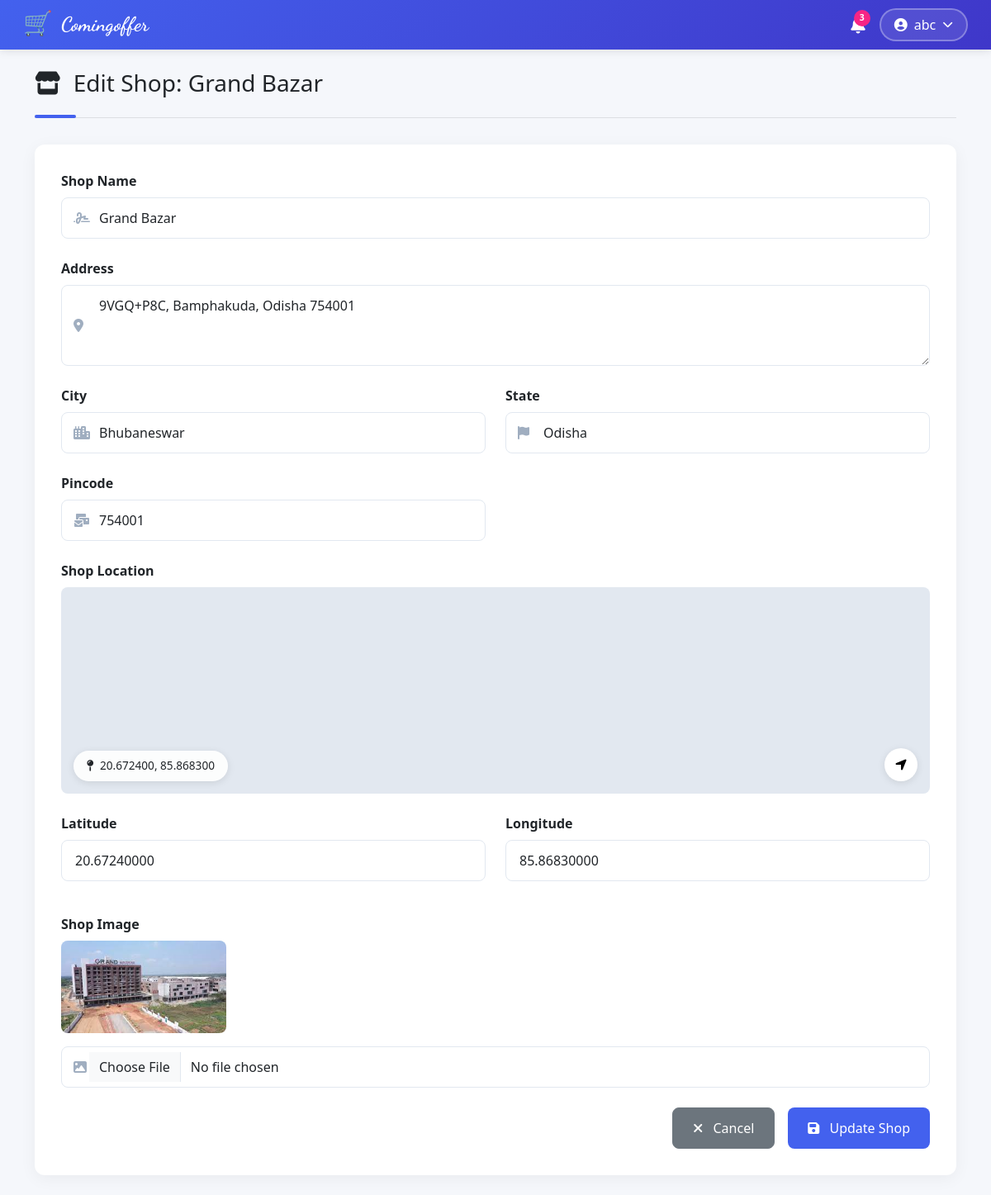
The page /dashboard/edit_shop.php?id=2 (signed in) on the database its author committed.
### tables this page shows
CREATE TABLE `shops` (
  `shop_id` int(11) NOT NULL,
  `owner_id` int(11) DEFAULT NULL,
  `shop_name` varchar(100) DEFAULT NULL,
  `address` text DEFAULT NULL,
  `city` varchar(100) DEFAULT NULL,
  `state` varchar(100) DEFAULT NULL,
  `pincode` varchar(10) DEFAULT NULL,
  `latitude` decimal(10,8) DEFAULT NULL,
  `longitude` decimal(11,8) DEFAULT NULL,
  `created_at` timestamp NOT NULL DEFAULT current_timestamp(),
  `image` varchar(255) DEFAULT NULL
);

### dashboard/edit_shop.php (the view, shortened to what this page needs)
<?php
require_once '../config/db.php';
$shop_id = $_GET['id'];
$user_id = $_SESSION['user_id'];
$result = $conn->query("SELECT * FROM shops WHERE shop_id = $shop_id AND owner_id = $user_id");
$shop = $result->fetch_assoc();
?>
<!DOCTYPE html>
<html lang="en">
<head>
  <link href="../assets/css/bootstrap.min.css" rel="stylesheet">
  <link rel="stylesheet" href="https://cdnjs.cloudflare.com/ajax/libs/font-awesome/6.4.0/css/all.min.css">
  <link rel="stylesheet" href="../assets/css/edit_shop.css">
</head>
<body>
  <?php include '../includes/navbar.php'; ?>
  <div class="container py-4">
    <div class="edit-header">
      <h3><i class="fas fa-store me-2"></i> Edit Shop: <?= htmlspecialchars($shop['shop_name']) ?></h3>
    </div>
    <div class="edit-container">
      <form method="POST" enctype="multipart/form-data">
        <div class="mb-4">
          <label for="shop_name" class="form-label">Shop Name</label>
          <div class="input-group-icon">
            <i class="fas fa-signature"></i>
            <input type="text" name="shop_name" id="shop_name" class="form-control"
              value="<?= htmlspecialchars($shop['shop_name']) ?>" required>
          </div>
        </div>
        <div class="mb-4">
          <label for="address" class="form-label">Address</label>
          <div class="input-group-icon">
            <i class="fas fa-map-marker-alt"></i>
            <textarea name="address" id="address" class="form-control"
              rows="3" required><?= htmlspecialchars($shop['address']) ?></textarea>
          </div>
        </div>
        <div class="row">
          <div class="col-md-6 mb-4">
            <label for="city" class="form-label">City</label>
            <div class="input-group-icon">
              <i class="fas fa-city"></i>
              <input type="text" name="city" id="city" class="form-control"
                value="<?= htmlspecialchars($shop['city']) ?>" required>
            </div>
          </div>
          <div class="col-md-6 mb-4">
            <label for="state" class="form-label">State</label>
            <div class="input-group-icon">
              <i class="fas fa-flag"></i>
              <input type="text" name="state" id="state" class="form-control"
                value="<?= htmlspecialchars($shop['state']) ?>" required>
            </div>
          </div>
        </div>
        <div class="row">
          <div class="col-md-6 mb-4">
            <label for="pincode" class="form-label">Pincode</label>
            <div class="input-group-icon">
              <i class="fas fa-mail-bulk"></i>
              <input type="text" name="pincode" id="pincode" class="form-control"
                value="<?= htmlspecialchars($shop['pincode']) ?>" required>
            </div>
          </div>
        </div>
        <div class="mb-4">
          <label class="form-label">Shop Location</label>
          <div class="map-preview">
            <?php if ($shop['latitude'] && $shop['longitude']): ?>
              <div class="map-coordinates">
                <i class="fas fa-map-pin me-1"></i>
                <?= number_format($shop['latitude'], 6) ?>, <?= number_format($shop['longitude'], 6) ?>
              </div>
            <?php endif; ?>
            <button type="button" class="location-btn" title="Update location">
              <i class="fas fa-location-arrow"></i>
            </button>
          </div>
          <div class="row">
            <div class="col-md-6 mb-3">
              <label for="latitude" class="form-label">Latitude</label>
              <input type="text" name="latitude" id="latitude" class="form-control"
                value="<?= htmlspecialchars($shop['latitude']) ?>" placeholder="Enter latitude">
            </div>
            <div class="col-md-6 mb-3">
              <label for="longitude" class="form-label">Longitude</label>
              <input type="text" name="longitude" id="longitude" class="form-control"
                value="<?= htmlspecialchars($shop['longitude']) ?>" placeholder="Enter longitude">
            </div>
          </div>
        </div>
        <div class="mb-4">
          <label for="shop_image" class="form-label">Shop Image</label>
          <?php if (!empty($shop['image'])): ?>
            <div class="mb-3">
              <img src="<?= htmlspecialchars($shop['image']) ?>" alt="Shop Image" style="max-width: 200px; border-radius: 8px;">
            </div>
          <?php endif; ?>
          <div class="input-group-icon">
            <i class="fas fa-image"></i>
            <input type="file" name="shop_image" id="shop_image" class="form-control" accept="image/*">
          </div>
        </div>
        <div class="d-flex justify-content-end gap-3">
          <a href="manage_shops.php" class="btn btn-cancel btn-secondary">
            <i class="fas fa-times me-2"></i> Cancel
          </a>
          <button type="submit" class="btn btn-update btn-primary">
            <i class="fas fa-save me-2"></i> Update Shop
          </button>
        </div>
      </form>
    </div>
  </div>
</body>
</html>

### assets/css/edit_shop.css (style rules this page uses)
:root { --primary-color: #4361ee; --secondary-color: #3f37c9; --accent-color: #4895ef; --light-color: #f8f9fa; --dark-color: #212529; }
body { background-color: #f5f7fb; font-family: 'Segoe UI', Tahoma, Geneva, Verdana, sans-serif; }
.edit-header { display: flex; align-items: center; margin-bottom: 2rem; padding-bottom: 1rem; border-bottom: 1px solid rgba(0, 0, 0, 0.1); position: relative; }
.edit-header:after { content: ''; position: absolute; left: 0; bottom: -1px; width: 50px; height: 4px; background: var(--primary-color); border-radius: 2px; }
.edit-container { background: white; border-radius: 12px; box-shadow: 0 4px 20px rgba(0, 0, 0, 0.05); padding: 2rem; margin-top: 1.5rem; }
.form-label { font-weight: 600; color: var(--dark-color); margin-bottom: 0.5rem; display: block; }
.form-control { border-radius: 8px; padding: 0.75rem 1rem; border: 1px solid #e2e8f0; transition: all 0.3s ease; }
.btn-update { background-color: var(--primary-color); border: none; padding: 0.75rem 1.5rem; font-weight: 500; border-radius: 8px; transition: all 0.3s ease; }
.btn-cancel { border-radius: 8px; padding: 0.75rem 1.5rem; font-weight: 500; transition: all 0.3s ease; }
.input-group-icon { position: relative; }
.input-group-icon i { position: absolute; left: 15px; top: 50%; transform: translateY(-50%); color: #a0aec0; }
.input-group-icon .form-control { padding-left: 45px; }
.map-preview { height: 250px; background: #e2e8f0; border-radius: 8px; margin-bottom: 1.5rem; overflow: hidden; position: relative; }
.map-coordinates { position: absolute; bottom: 15px; left: 15px; background: rgba(255, 255, 255, 0.9); padding: 0.5rem 1rem; border-radius: 30px; font-size: 0.85rem; box-shadow: 0 2px 10px rgba(0, 0, 0, 0.1); }
.location-btn { position: absolute; bottom: 15px; right: 15px; background: white; border: none; width: 40px; height: 40px; border-radius: 50%; display: flex; align-items: center; justify-content: center; box-shadow: 0 2px 10px rgba(0, 0, 0, 0.1); z-index: 100; cursor: pointer; }

### includes/navbar.php (style rules this page uses)
:root { --primary-color: #4361ee; --secondary-color: #3f37c9; --accent-color: #4895ef; --topbar-height: 60px; }

### rows shown on the page
shops: shop_name "Grand Bazar", address "9VGQ+P8C, Bamphakuda, Odisha 754001", city "Bhubaneswar", state "Odisha", pincode "754001", latitude "20.672400", longitude "85.868300", latitude "20.67240000", longitude "85.86830000", image (picture)

### other values the page prints
$_SESSION['username'] "abc"
